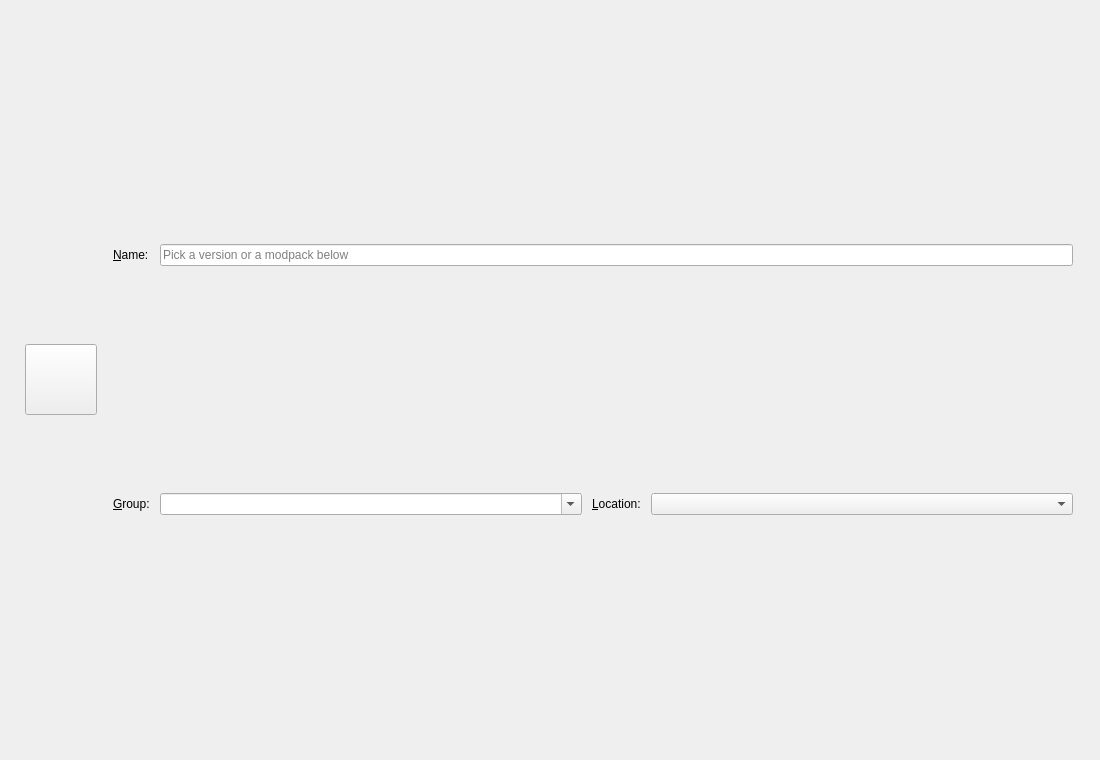
<?xml version="1.0" encoding="UTF-8"?>
<ui version="4.0">
 <class>NewInstanceDialog</class>
 <widget class="QDialog" name="NewInstanceDialog">
  <property name="windowModality">
   <enum>Qt::WindowModality::ApplicationModal</enum>
  </property>
  <property name="geometry">
   <rect>
    <x>0</x>
    <y>0</y>
    <width>1100</width>
    <height>760</height>
   </rect>
  </property>
  <property name="windowTitle">
   <string>New Instance</string>
  </property>
  <property name="windowIcon">
   <iconset>
    <normaloff>:/icons/toolbar/new</normaloff>:/icons/toolbar/new</iconset>
  </property>
  <property name="modal">
   <bool>true</bool>
  </property>
  <layout class="QVBoxLayout" name="verticalLayout">
   <property name="spacing">
    <number>14</number>
   </property>
   <item>
    <widget class="QFrame" name="headerCard">
     <property name="novaRole" stdset="0">
      <string notr="true">card</string>
     </property>
     <layout class="QHBoxLayout" name="headerLayout">
      <property name="spacing">
       <number>16</number>
      </property>
      <property name="leftMargin">
       <number>14</number>
      </property>
      <property name="topMargin">
       <number>14</number>
      </property>
      <property name="rightMargin">
       <number>16</number>
      </property>
      <property name="bottomMargin">
       <number>14</number>
      </property>
      <item>
       <widget class="QToolButton" name="iconButton">
        <property name="toolTip">
         <string>Change the icon</string>
        </property>
        <property name="iconSize">
         <size>
          <width>64</width>
          <height>64</height>
         </size>
        </property>
       </widget>
      </item>
      <item>
       <layout class="QGridLayout" name="gridLayout_2">
        <property name="horizontalSpacing">
         <number>10</number>
        </property>
        <property name="verticalSpacing">
         <number>8</number>
        </property>
        <item row="0" column="0">
         <widget class="QLabel" name="nameLabel">
          <property name="text">
           <string>&amp;Name:</string>
          </property>
          <property name="buddy">
           <cstring>instNameTextBox</cstring>
          </property>
         </widget>
        </item>
        <item row="0" column="1" colspan="3">
         <widget class="QLineEdit" name="instNameTextBox">
          <property name="maxLength">
           <number>128</number>
          </property>
          <property name="placeholderText">
           <string>Pick a version or a modpack below</string>
          </property>
          <property name="novaRole" stdset="0">
           <string notr="true">title</string>
          </property>
         </widget>
        </item>
        <item row="1" column="0">
         <widget class="QLabel" name="groupLabel">
          <property name="text">
           <string>&amp;Group:</string>
          </property>
          <property name="buddy">
           <cstring>groupBox</cstring>
          </property>
         </widget>
        </item>
        <item row="1" column="1">
         <widget class="QComboBox" name="groupBox">
          <property name="sizePolicy">
           <sizepolicy hsizetype="Expanding" vsizetype="Fixed">
            <horstretch>1</horstretch>
            <verstretch>0</verstretch>
           </sizepolicy>
          </property>
          <property name="editable">
           <bool>true</bool>
          </property>
         </widget>
        </item>
        <item row="1" column="2">
         <widget class="QLabel" name="instDirLabel">
          <property name="text">
           <string>&amp;Location:</string>
          </property>
          <property name="buddy">
           <cstring>instDirBox</cstring>
          </property>
         </widget>
        </item>
        <item row="1" column="3">
         <widget class="QComboBox" name="instDirBox">
          <property name="sizePolicy">
           <sizepolicy hsizetype="Expanding" vsizetype="Fixed">
            <horstretch>1</horstretch>
            <verstretch>0</verstretch>
           </sizepolicy>
          </property>
         </widget>
        </item>
       </layout>
      </item>
     </layout>
    </widget>
   </item>
  </layout>
 </widget>
 <tabstops>
  <tabstop>iconButton</tabstop>
  <tabstop>instNameTextBox</tabstop>
  <tabstop>groupBox</tabstop>
  <tabstop>instDirBox</tabstop>
 </tabstops>
 <resources/>
 <connections/>
</ui>
